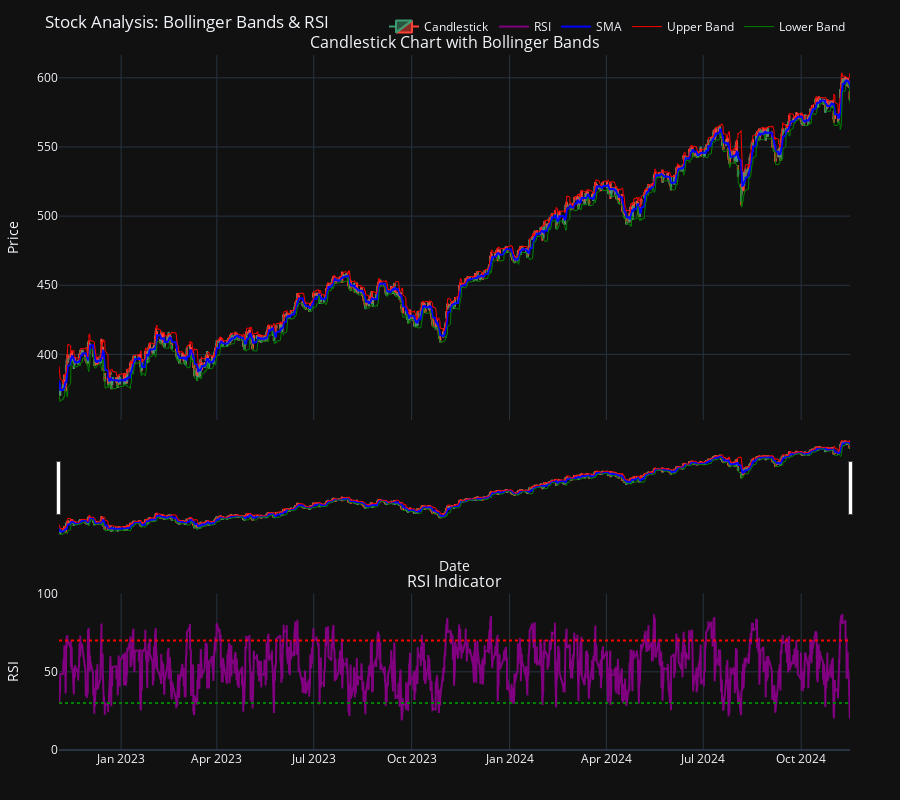

This figure's notebook cell:
### Code cell
fig = make_subplots(
    rows=2, cols=1, 
    shared_xaxes=True,
    vertical_spacing=0.25,  # Adjust spacing
    row_heights=[0.7, 0.3],  # Adjust heights
    subplot_titles=("Candlestick Chart with Bollinger Bands", "RSI Indicator")
)

# Add candlestick chart
fig.add_trace(
    go.Candlestick(
        x=SPY.index,
        open=SPY['Open'],
        high=SPY['High'],
        low=SPY['Low'],
        close=SPY['Close'],
        name="Candlestick"
    ),
    row=1, col=1
)

# Add RSI plot
fig.add_trace(
    go.Scatter(
        x=SPY.index,
        y=SPY['RSI'],
        mode='lines',
        name='RSI',
        line=dict(color='purple', width=2)
    ),
    row=2, col=1
)

# Add overbought (70) and oversold (30) lines on RSI
fig.add_hline(
    y=70,
    line_dash="dot",
    line_color="red",
    row=2,
    col=1
)

fig.add_hline(
    y=30,
    line_dash="dot",
    line_color="green",
    row=2,
    col=1
)

# Add Bollinger Bands - SMA (middle band)
fig.add_trace(
    go.Scatter(
        x=SPY.index,
        y=SPY['Bollinger_mavg'],
        mode='lines',
        name='SMA',
        line=dict(color='blue', width=2)
    ),
    row=1, col=1
)

# Add Bollinger Bands - Upper Band
fig.add_trace(
    go.Scatter(
        x=SPY.index,
        y=SPY['Bollinger_upper'],
        mode='lines',
        name='Upper Band',
        line=dict(color='red', width=1, dash='solid')
    ),
    row=1, col=1
)

# Add Bollinger Bands - Lower Band
fig.add_trace(
    go.Scatter(
        x=SPY.index,
        y=SPY['Bollinger_lower'],
        mode='lines',
        name='Lower Band',
        line=dict(color='green', width=1, dash='solid')
    ),
    row=1, col=1
)

# Customize layout
fig.update_layout(
    height=800,
    title="Stock Analysis: Bollinger Bands & RSI",
    template="plotly_dark",           # Dark theme to match TradingView
    xaxis=dict(
        rangeslider=dict(visible=True),  # Enable range slider
        title="Date"
    ),
    yaxis=dict(title="Price"),
    yaxis2=dict(
        title="RSI",
        range=[0, 100] 
            ),
    margin=dict(l=50, r=50, t=50, b=50),  # Add spacing to ensure proper layout
    legend=dict(orientation="h", yanchor="bottom", y=1.02, xanchor="right", x=1)
)


fig.show()

### Figure 1 — Plotly figure (JSON) as saved in the notebook; plotly's stock layout.template omitted (floating-point values rounded to 4 significant figures; data arrays with more than 128 entries replaced by an {"elided": "..."} marker saying what was removed)
{"data": [{"close": {"elided": "4110 float values"}, "high": {"elided": "4110 float values"}, "low": {"elided": "4110 float values"}, "name": "Candlestick", "open": {"elided": "4110 float values"}, "type": "candlestick", "x": {"elided": "4110 str values"}, "xaxis": "x", "yaxis": "y"}, {"line": {"color": "purple", "width": 2}, "mode": "lines", "name": "RSI", "type": "scatter", "x": {"elided": "4110 str values"}, "xaxis": "x2", "y": {"elided": "4110 float values"}, "yaxis": "y2"}, {"line": {"color": "blue", "width": 2}, "mode": "lines", "name": "SMA", "type": "scatter", "x": {"elided": "4110 str values"}, "xaxis": "x", "y": {"elided": "4110 float values"}, "yaxis": "y"}, {"line": {"color": "red", "dash": "solid", "width": 1}, "mode": "lines", "name": "Upper Band", "type": "scatter", "x": {"elided": "4110 str values"}, "xaxis": "x", "y": {"elided": "4110 float values"}, "yaxis": "y"}, {"line": {"color": "green", "dash": "solid", "width": 1}, "mode": "lines", "name": "Lower Band", "type": "scatter", "x": {"elided": "4110 str values"}, "xaxis": "x", "y": {"elided": "4110 float values"}, "yaxis": "y"}], "layout": {"annotations": [{"font": {"size": 16}, "showarrow": false, "text": "Candlestick Chart with Bollinger Bands", "x": 0.5, "xanchor": "center", "xref": "paper", "y": 1.0, "yanchor": "bottom", "yref": "paper"}, {"font": {"size": 16}, "showarrow": false, "text": "RSI Indicator", "x": 0.5, "xanchor": "center", "xref": "paper", "y": 0.225, "yanchor": "bottom", "yref": "paper"}], "height": 800, "legend": {"orientation": "h", "x": 1, "xanchor": "right", "y": 1.02, "yanchor": "bottom"}, "margin": {"b": 50, "l": 50, "r": 50, "t": 50}, "shapes": [{"line": {"color": "red", "dash": "dot"}, "type": "line", "x0": 0, "x1": 1, "xref": "x2 domain", "y0": 70, "y1": 70, "yref": "y2"}, {"line": {"color": "green", "dash": "dot"}, "type": "line", "x0": 0, "x1": 1, "xref": "x2 domain", "y0": 30, "y1": 30, "yref": "y2"}], "title": {"text": "Stock Analysis: Bollinger Bands & RSI"}, "xaxis": {"anchor": "y", "domain": [0, 1], "matches": "x2", "rangeslider": {"visible": true}, "showticklabels": false, "title": {"text": "Date"}}, "xaxis2": {"anchor": "y2", "domain": [0, 1]}, "yaxis": {"anchor": "x", "domain": [0.475, 1.0], "title": {"text": "Price"}}, "yaxis2": {"anchor": "x2", "domain": [0, 0.225], "range": [0, 100], "title": {"text": "RSI"}}}}
